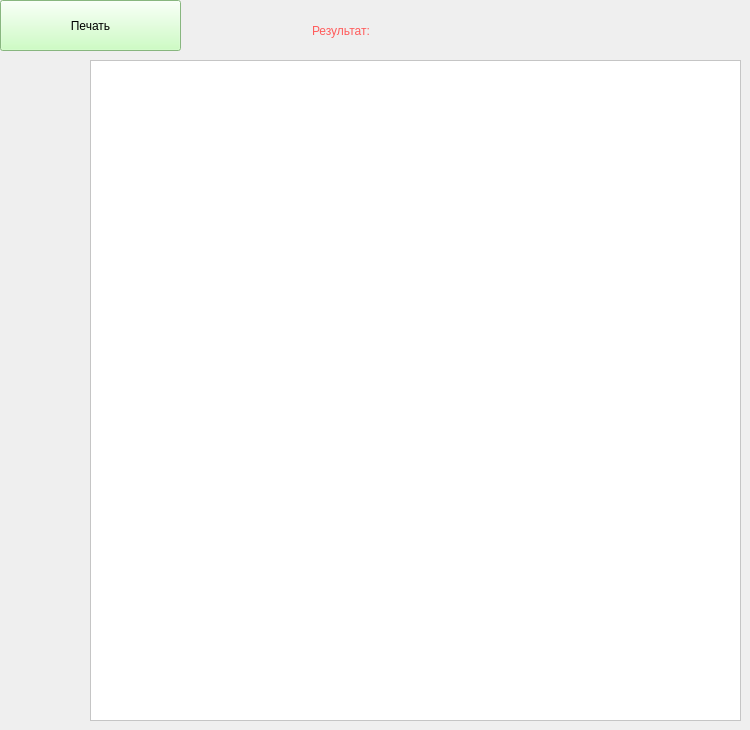
    <widget class="QWidget" name="Home">
     <attribute name="title">
      <string>Home</string>
     </attribute>
     <widget class="QTextEdit" name="textEdit_resultat">
      <property name="enabled">
       <bool>true</bool>
      </property>
      <property name="geometry">
       <rect>
        <x>90</x>
        <y>60</y>
        <width>651</width>
        <height>661</height>
       </rect>
      </property>
      <property name="styleSheet">
       <string notr="true">font: 16pt &quot;MV Boli&quot;;
background-color: rgb(255, 255, 255);

</string>
      </property>
      <property name="html">
       <string>&lt;!DOCTYPE HTML PUBLIC &quot;-//W3C//DTD HTML 4.0//EN&quot; &quot;http://www.w3.org/TR/REC-html40/strict.dtd&quot;&gt;
&lt;html&gt;&lt;head&gt;&lt;meta name=&quot;qrichtext&quot; content=&quot;1&quot; /&gt;&lt;style type=&quot;text/css&quot;&gt;
p, li { white-space: pre-wrap; }
&lt;/style&gt;&lt;/head&gt;&lt;body style=&quot; font-family:'MV Boli'; font-size:16pt; font-weight:400; font-style:normal;&quot;&gt;
&lt;p style=&quot;-qt-paragraph-type:empty; margin-top:0px; margin-bottom:0px; margin-left:0px; margin-right:0px; -qt-block-indent:0; text-indent:0px;&quot;&gt;&lt;br /&gt;&lt;/p&gt;&lt;/body&gt;&lt;/html&gt;</string>
      </property>
     </widget>
     <widget class="QLineEdit" name="lineEdit_res_2">
      <property name="geometry">
       <rect>
        <x>310</x>
        <y>10</y>
        <width>201</width>
        <height>41</height>
       </rect>
      </property>
      <property name="styleSheet">
       <string notr="true">color: rgb(255, 92, 92);
font: 28pt &quot;Palatino Linotype&quot;;
background-color: rgba(255, 255, 255, 0);
border-radius:5px;
border-color: rgb(255, 175, 46);
</string>
      </property>
      <property name="text">
       <string>Результат:</string>
      </property>
     </widget>
     <widget class="QPushButton" name="pushButton_4">
      <property name="geometry">
       <rect>
        <x>0</x>
        <y>0</y>
        <width>181</width>
        <height>51</height>
       </rect>
      </property>
      <property name="styleSheet">
       <string notr="true">background-color: rgb(190, 255, 178);
font: 12pt &quot;MS Shell Dlg 2&quot;;</string>
      </property>
      <property name="text">
       <string>Печать</string>
      </property>
     </widget>
    </widget>
